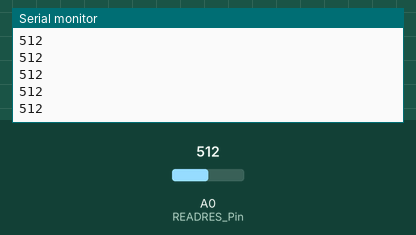
Recording of a sketch running on a simulated Arduino Uno, built with avr-gcc and run on an emulated ATmega328P. Shown: the last lines printed to the serial monitor. The test bench sets the inputs (shaded band); at power-on: A0 (READRES_Pin) = 512.

Above: at 1.2 s.
1.3 s: A0 (READRES_Pin) set to 716
At 2.1 s:
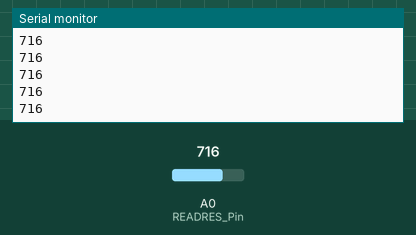
2.8 s: A0 (READRES_Pin) set to 900
At 3.5 s:
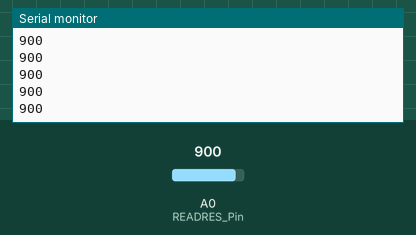
Timing chart, 0 to 5.8 s (numbered marks = the images above; inputs shaded):
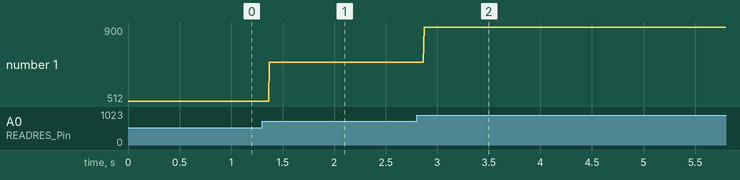

The sketch:

ResistorCheck.ino
```cpp
/*
 * USed to check resistor compatibility to use one pin for 3 buttons (not enought pins on megaAT2560 otherwise)
 *
 * FOUND IT : 33K / 100K / 150K
 */

#define RES33K [880,900]
#define RES100K [690, 710]
#define RES150K [600, 620]
#define RESFULL [930, 940]
#define RES33K100K [915, 925]
#define RES100K150K [795, 815]
#define RES150K33K [905, 914]

const int READRES_Pin = A0;

void setup() {
	Serial.begin(9600);
}

void loop() {
	Serial.println(analogRead(READRES_Pin));
}
```

Measured:
- after the input at 1.3 s, the serial monitor: prints a new line after 0.07 s (image 1)
- after the input at 2.8 s, the serial monitor: prints a new line after 0.07 s (image 2)
- plotted number 1: 512 → 716 after the input at 1.3 s, 716 → 900 after the input at 2.8 s
